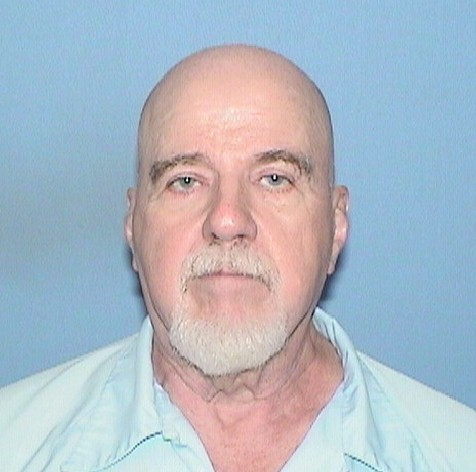
#> input picture A00147_front.jpg, 476 x 472 px
$ python test.py
#> lines starting #> are read from the running program, lines starting #| are printed output that depends on the picture
import cv2
import numpy as np

def test_image_format(image_path):
    # Load the image
#> called with image_path = 'A00147_front.jpg'
    image = cv2.imread(image_path)
#> image is the input picture: shape (472, 476, 3); mean B, G, R 197, 185.1, 173.9

    # Check if the image is loaded successfully
    if image is None:
        print(f"Error: Unable to load image at {image_path}")
        return

    # Convert to grayscale
    gray = cv2.cvtColor(image, cv2.COLOR_BGR2GRAY)
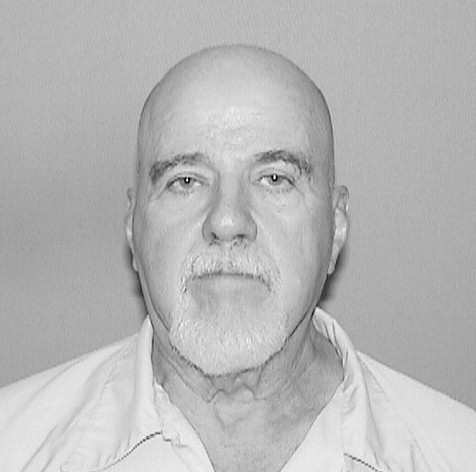
#> gray: shape (472, 476); min 1, max 254, mean 183.1

    # Check the format (shape and dtype)
    print(f"Image shape: {gray.shape}, dtype: {gray.dtype}")
#| Image shape: (472, 476), dtype: uint8

    # Ensure it's an 8-bit grayscale image
    if gray.dtype != np.uint8:
        print("Warning: The image is not in 8-bit grayscale format. Converting...")
        gray = gray.astype(np.uint8)

    # Display the original and grayscale images
    cv2.imshow("Original Image", image)
    cv2.imshow("Grayscale Image", gray)

    # Wait for a key press and close the windows
    cv2.waitKey(0)
    cv2.destroyAllWindows()

# Example usage
image_path = 'A00147_front.jpg'  # Replace with the path to your image
test_image_format(image_path)

$ run again, with A00147_side.jpg copied over A00147_front.jpg
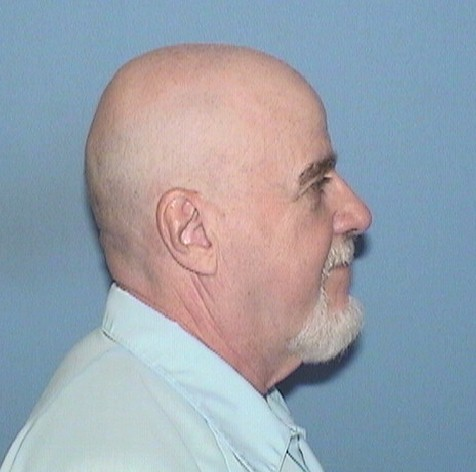
#> input picture A00147_side.jpg, 476 x 472 px
#> in test_image_format, image is the input picture: shape (472, 476, 3); mean B, G, R 173.1, 162.3, 153.8
#> in test_image_format, `gray = cv2.cvtColor(image, cv2.COLOR_BGR2GRAY)`:
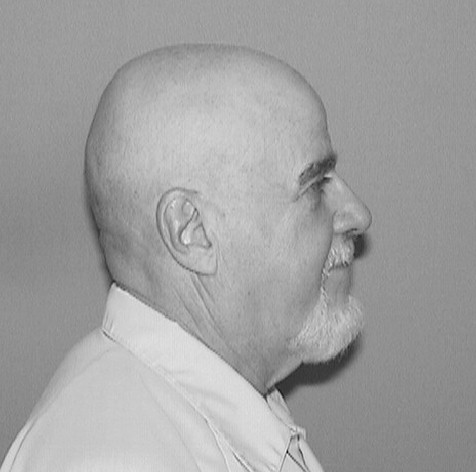
#> gray: shape (472, 476); min 18, max 239, mean 161
#| Image shape: (472, 476), dtype: uint8
